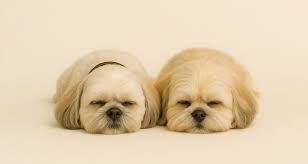
#> input picture pro1/pack1/ani.jpeg, 308 x 164 px
$ python ex18opencv.py
#> lines starting #> are read from the running program, lines starting #| are printed output that depends on the picture
# OpenCV(Computer Vision)
# 영상처리, 패턴인식, 필터링, 색상처리, 주파수 변환
# conda install opencv-python

import cv2

print(cv2.__version__)


img1 = cv2.imread('ani.jpeg')
#> img1 is the input picture: shape (164, 308, 3); mean B, G, R 177.1, 206.7, 226.5
print(type(img1))
#| <class 'numpy.ndarray'>
cv2.imshow('image test',img1)
cv2.waitKey()
cv2.destroyAllWindows()

# print('end')
# 다른 이름으로 저장
cv2.imwrite('ani2.jpg', img1)
cv2.imwrite('ani2.jpg', img1, [cv2.IMWRITE_JPEG_QUALITY, 10])

# 이미지 크기 조정
img2 = cv2.resize(img1, (300, 100), interpolation=cv2.INTER_AREA)
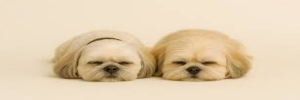
#> img2: shape (100, 300, 3); mean B, G, R 177.1, 206.7, 226.5
cv2.imwrite('ani3.jpg', img2)
# 이미지 밝기 조정
# 이미지 상하좌우 회전
# 특정 영역 자르기
